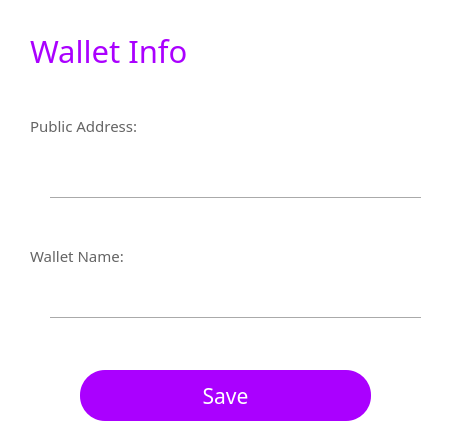
<?xml version="1.0" encoding="UTF-8"?>
<ui version="4.0">
 <class>MulWalForm</class>
 <widget class="QWidget" name="MulWalForm">
  <property name="geometry">
   <rect>
    <x>0</x>
    <y>0</y>
    <width>463</width>
    <height>444</height>
   </rect>
  </property>
  <property name="windowTitle">
   <string>Form</string>
  </property>
  <property name="styleSheet">
   <string notr="true">background-color: rgb(255, 255, 255);</string>
  </property>
  <widget class="QLabel" name="label_51">
   <property name="geometry">
    <rect>
     <x>30</x>
     <y>240</y>
     <width>121</width>
     <height>31</height>
    </rect>
   </property>
   <property name="font">
    <font>
     <family>微软雅黑</family>
     <pointsize>11</pointsize>
    </font>
   </property>
   <property name="styleSheet">
    <string notr="true">color: rgb(100, 100, 100);</string>
   </property>
   <property name="text">
    <string>Wallet Name:</string>
   </property>
  </widget>
  <widget class="Line" name="line_38">
   <property name="geometry">
    <rect>
     <x>50</x>
     <y>190</y>
     <width>371</width>
     <height>16</height>
    </rect>
   </property>
   <property name="orientation">
    <enum>Qt::Horizontal</enum>
   </property>
  </widget>
  <widget class="QLineEdit" name="lineEdit_7">
   <property name="geometry">
    <rect>
     <x>50</x>
     <y>280</y>
     <width>371</width>
     <height>31</height>
    </rect>
   </property>
   <property name="font">
    <font>
     <family>等线</family>
     <pointsize>10</pointsize>
    </font>
   </property>
   <property name="toolTip">
    <string/>
   </property>
   <property name="statusTip">
    <string/>
   </property>
   <property name="whatsThis">
    <string/>
   </property>
   <property name="accessibleName">
    <string/>
   </property>
   <property name="accessibleDescription">
    <string/>
   </property>
   <property name="styleSheet">
    <string notr="true">
QLineEdit[echoMode=&quot;2&quot;] {
    lineedit-password-character:42;
}
</string>
   </property>
   <property name="frame">
    <bool>false</bool>
   </property>
   <property name="echoMode">
    <enum>QLineEdit::Normal</enum>
   </property>
   <property name="placeholderText">
    <string/>
   </property>
  </widget>
  <widget class="QLabel" name="label_15">
   <property name="geometry">
    <rect>
     <x>30</x>
     <y>30</y>
     <width>201</width>
     <height>41</height>
    </rect>
   </property>
   <property name="font">
    <font>
     <family>微软雅黑</family>
     <pointsize>23</pointsize>
     <weight>50</weight>
     <bold>false</bold>
    </font>
   </property>
   <property name="styleSheet">
    <string notr="true">color: rgb(170, 0, 255);</string>
   </property>
   <property name="text">
    <string>Wallet Info</string>
   </property>
  </widget>
  <widget class="QLabel" name="label_52">
   <property name="geometry">
    <rect>
     <x>30</x>
     <y>110</y>
     <width>151</width>
     <height>31</height>
    </rect>
   </property>
   <property name="font">
    <font>
     <family>微软雅黑</family>
     <pointsize>11</pointsize>
    </font>
   </property>
   <property name="styleSheet">
    <string notr="true">color: rgb(100, 100, 100);</string>
   </property>
   <property name="text">
    <string>Public Address:</string>
   </property>
  </widget>
  <widget class="QLineEdit" name="lineEdit_6">
   <property name="geometry">
    <rect>
     <x>50</x>
     <y>160</y>
     <width>371</width>
     <height>31</height>
    </rect>
   </property>
   <property name="font">
    <font>
     <family>等线</family>
     <pointsize>10</pointsize>
    </font>
   </property>
   <property name="toolTip">
    <string/>
   </property>
   <property name="statusTip">
    <string/>
   </property>
   <property name="whatsThis">
    <string/>
   </property>
   <property name="accessibleName">
    <string/>
   </property>
   <property name="accessibleDescription">
    <string/>
   </property>
   <property name="styleSheet">
    <string notr="true">
QLineEdit[echoMode=&quot;2&quot;] {
    lineedit-password-character:42;
}
</string>
   </property>
   <property name="frame">
    <bool>false</bool>
   </property>
   <property name="echoMode">
    <enum>QLineEdit::Normal</enum>
   </property>
  </widget>
  <widget class="QPushButton" name="pushButton_9">
   <property name="geometry">
    <rect>
     <x>80</x>
     <y>370</y>
     <width>291</width>
     <height>51</height>
    </rect>
   </property>
   <property name="font">
    <font>
     <family>等线</family>
     <pointsize>16</pointsize>
    </font>
   </property>
   <property name="cursor">
    <cursorShape>PointingHandCursor</cursorShape>
   </property>
   <property name="styleSheet">
    <string notr="true">background-color: rgb(170, 0, 255);
color: rgb(255, 255, 255);
border-radius:25px;</string>
   </property>
   <property name="text">
    <string>Save</string>
   </property>
   <property name="flat">
    <bool>false</bool>
   </property>
  </widget>
  <widget class="Line" name="line_41">
   <property name="geometry">
    <rect>
     <x>50</x>
     <y>310</y>
     <width>371</width>
     <height>16</height>
    </rect>
   </property>
   <property name="orientation">
    <enum>Qt::Horizontal</enum>
   </property>
  </widget>
  <widget class="QPushButton" name="closeenterpsw">
   <property name="geometry">
    <rect>
     <x>410</x>
     <y>10</y>
     <width>41</width>
     <height>31</height>
    </rect>
   </property>
   <property name="text">
    <string/>
   </property>
   <property name="icon">
    <iconset>
     <normaloff>D:/wtc_py/pic/close.png</normaloff>D:/wtc_py/pic/close.png</iconset>
   </property>
   <property name="flat">
    <bool>true</bool>
   </property>
  </widget>
 </widget>
 <resources/>
 <connections/>
</ui>
